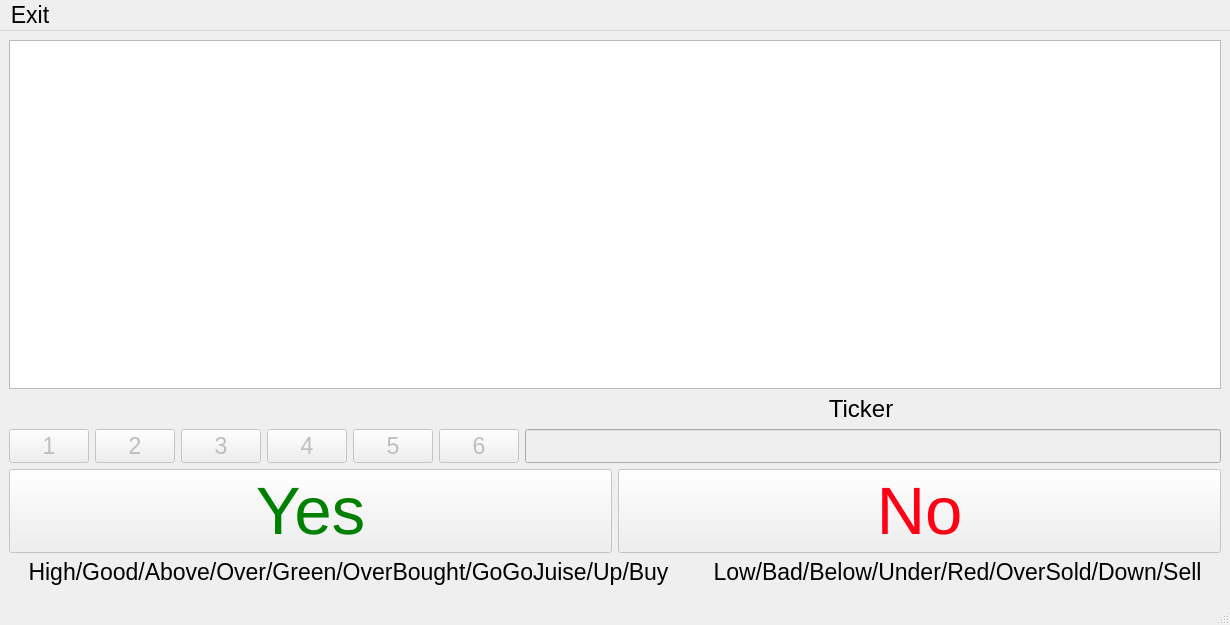
<?xml version="1.0" encoding="UTF-8"?>
<ui version="4.0">
 <class>MainWindow</class>
 <widget class="QMainWindow" name="MainWindow">
  <property name="geometry">
   <rect>
    <x>0</x>
    <y>0</y>
    <width>974</width>
    <height>625</height>
   </rect>
  </property>
  <property name="font">
   <font>
    <pointsize>17</pointsize>
   </font>
  </property>
  <property name="windowTitle">
   <string>Stock Watchlist &amp; Logger</string>
  </property>
  <property name="autoFillBackground">
   <bool>false</bool>
  </property>
  <widget class="QWidget" name="centralwidget">
   <layout class="QVBoxLayout" name="verticalLayout_2">
    <item>
     <widget class="QTextBrowser" name="display"/>
    </item>
    <item>
     <layout class="QHBoxLayout" name="horizontalLayout_14">
      <item>
       <widget class="QLabel" name="label">
        <property name="font">
         <font>
          <pointsize>18</pointsize>
         </font>
        </property>
        <property name="styleSheet">
         <string notr="true"/>
        </property>
        <property name="text">
         <string>                                                                          Ticker</string>
        </property>
        <property name="alignment">
         <set>Qt::AlignCenter</set>
        </property>
       </widget>
      </item>
     </layout>
    </item>
    <item>
     <layout class="QHBoxLayout" name="horizontalLayout_4">
      <item>
       <widget class="QPushButton" name="Button1">
        <property name="enabled">
         <bool>false</bool>
        </property>
        <property name="text">
         <string>1</string>
        </property>
       </widget>
      </item>
      <item>
       <widget class="QPushButton" name="Button2">
        <property name="enabled">
         <bool>false</bool>
        </property>
        <property name="text">
         <string>2</string>
        </property>
       </widget>
      </item>
      <item>
       <widget class="QPushButton" name="Button3">
        <property name="enabled">
         <bool>false</bool>
        </property>
        <property name="text">
         <string>3</string>
        </property>
       </widget>
      </item>
      <item>
       <widget class="QPushButton" name="Button4">
        <property name="enabled">
         <bool>false</bool>
        </property>
        <property name="text">
         <string>4</string>
        </property>
       </widget>
      </item>
      <item>
       <widget class="QPushButton" name="Button5">
        <property name="enabled">
         <bool>false</bool>
        </property>
        <property name="text">
         <string>5</string>
        </property>
       </widget>
      </item>
      <item>
       <widget class="QPushButton" name="Button6">
        <property name="enabled">
         <bool>false</bool>
        </property>
        <property name="text">
         <string>6</string>
        </property>
       </widget>
      </item>
      <item>
       <widget class="QLineEdit" name="TickerBox">
        <property name="enabled">
         <bool>false</bool>
        </property>
        <property name="text">
         <string/>
        </property>
       </widget>
      </item>
     </layout>
    </item>
    <item>
     <layout class="QHBoxLayout" name="horizontalLayout_15">
      <item>
       <widget class="QPushButton" name="YesButton">
        <property name="enabled">
         <bool>false</bool>
        </property>
        <property name="font">
         <font>
          <pointsize>50</pointsize>
          <strikeout>false</strikeout>
         </font>
        </property>
        <property name="autoFillBackground">
         <bool>false</bool>
        </property>
        <property name="styleSheet">
         <string notr="true">color: Green</string>
        </property>
        <property name="text">
         <string>Yes</string>
        </property>
       </widget>
      </item>
      <item>
       <widget class="QPushButton" name="NoButton">
        <property name="enabled">
         <bool>false</bool>
        </property>
        <property name="font">
         <font>
          <pointsize>50</pointsize>
         </font>
        </property>
        <property name="styleSheet">
         <string notr="true">color: rgb(255, 0, 20)</string>
        </property>
        <property name="text">
         <string>No</string>
        </property>
       </widget>
      </item>
     </layout>
    </item>
    <item>
     <layout class="QHBoxLayout" name="horizontalLayout_16">
      <item>
       <widget class="QLabel" name="label_2">
        <property name="text">
         <string>   High/Good/Above/Over/Green/OverBought/GoGoJuise/Up/Buy   </string>
        </property>
        <property name="alignment">
         <set>Qt::AlignCenter</set>
        </property>
       </widget>
      </item>
      <item>
       <widget class="QLabel" name="label_3">
        <property name="text">
         <string>   Low/Bad/Below/Under/Red/OverSold/Down/Sell   </string>
        </property>
        <property name="alignment">
         <set>Qt::AlignCenter</set>
        </property>
       </widget>
      </item>
     </layout>
    </item>
   </layout>
  </widget>
  <widget class="QStatusBar" name="statusbar"/>
  <widget class="QMenuBar" name="menuBar">
   <property name="geometry">
    <rect>
     <x>0</x>
     <y>0</y>
     <width>974</width>
     <height>24</height>
    </rect>
   </property>
   <widget class="QMenu" name="menuExit">
    <property name="title">
     <string>Exit</string>
    </property>
    <addaction name="actionExit"/>
   </widget>
   <addaction name="menuExit"/>
  </widget>
  <action name="actionExit">
   <property name="icon">
    <iconset theme="applications-engineering"/>
   </property>
   <property name="text">
    <string>Exit</string>
   </property>
   <property name="shortcut">
    <string>Ctrl+Q</string>
   </property>
  </action>
 </widget>
 <resources/>
 <connections/>
</ui>
